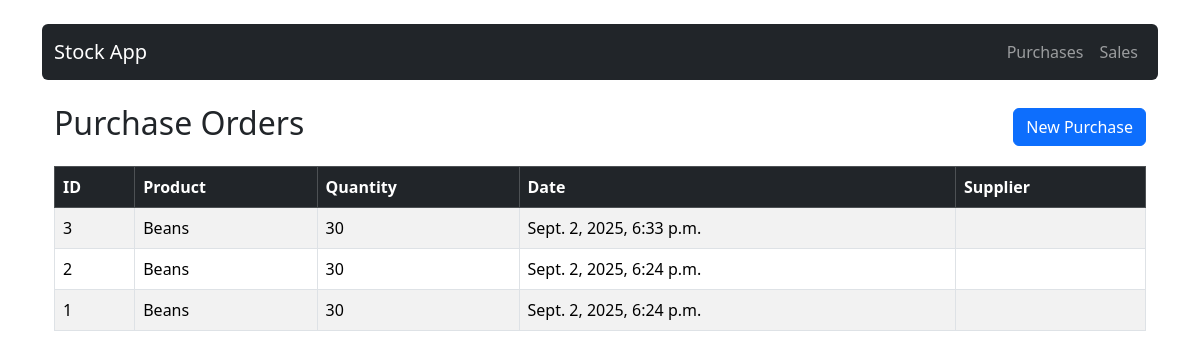
The page /api/stock/purchases/ on the database as committed earlier.
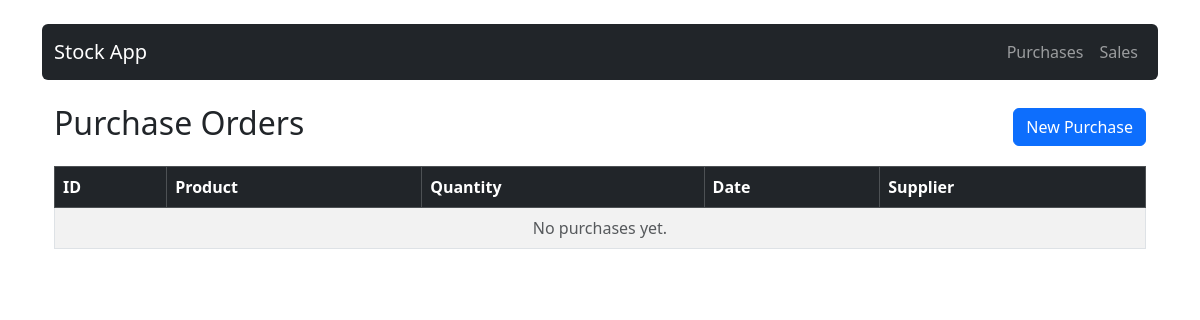
The same page on the database as committed later.
### stock/models.py (models this page shows, shortened)
class PurchaseOrder(models.Model):
    product = models.ForeignKey(Product, on_delete=models.CASCADE)# product bought
    store = models.ForeignKey(Store, on_delete=models.CASCADE)# Store the product is going
    quantity = models.PositiveIntegerField() # amount bought and must be positive
    unit_price = models.FloatField() # price per product bought
    date = models.DateTimeField(auto_now_add=True)

### inventory/models.py (models this page shows, shortened)
class Product(models.Model):
    sku = models.CharField(max_length=50, unique=True) # sku stand for stock keeping unit
    name = models.CharField(max_length=100)
    category = models.ForeignKey(
        Category,
        on_delete=models.CASCADE,          # When Category is deleted → delete all Products
        related_name="products",
        null=True
    )
    stock = models.PositiveIntegerField(default=0)
    supplier = models.ForeignKey(
        Supplier,
        on_delete=models.SET_NULL,
        null=True,
        related_name="products"
    )
    description = models.TextField(blank=True, null=True)
    unit_price = models.DecimalField(max_digits=10, decimal_places=2)
    selling_price = models.FloatField()
    barcode = models.CharField(max_length=100, blank=True, null=True)
    reorder_level = models.IntegerField(default=10)
    is_active = models.BooleanField(default=True)
    created_at = models.DateTimeField(auto_now_add=True)
    updated_at = models.DateTimeField(auto_now=True)
    class Meta:
        ordering = ['name']

### stock/views.py (the view)
# urls.py: path('purchases/', views.purchase_list, name='purchase_list'),# list of purchases
def purchase_list(request):
    purchases = PurchaseOrder.objects.all().order_by('-date')
    return render(request, "stock/purchase_list.html", {"purchases": purchases})

### stock/templates/stock/purchase_list.html (shortened to what this page needs)
{% extends "stock/base.html" %}
{% block content %}
<div class="d-flex justify-content-between align-items-center mb-3">
  <h2>Purchase Orders</h2>
  <a href="{% url 'create_purchase' %}" class="btn btn-primary">New Purchase</a>
</div>
<table class="table table-bordered table-striped">
  <thead class="table-dark">
    <tr>
      <th>ID</th>
      <th>Product</th>
      <th>Quantity</th>
      <th>Date</th>
      <th>Supplier</th>
    </tr>
  </thead>
  <tbody>
    {% for purchase in purchases %}
      <tr>
        <td>{{ purchase.id }}</td>
        <td>{{ purchase.product.name }}</td>
        <td>{{ purchase.quantity }}</td>
        <td>{{ purchase.date }}</td>
        <td>{{ purchase.supplier.name }}</td>
      </tr>
    {% empty %}
      <tr><td colspan="5" class="text-center text-muted">No purchases yet.</td></tr>
    {% endfor %}
  </tbody>
</table>
{% endblock %}

### stock/templates/stock/base.html (shortened to what this page needs)
<!DOCTYPE html>
<html lang="en">
<head>
  <link href="https://cdn.jsdelivr.net/npm/bootstrap@5.3.2/dist/css/bootstrap.min.css" rel="stylesheet">
</head>
<body class="container mt-4">
  <nav class="navbar navbar-expand-lg navbar-dark bg-dark rounded mb-4">
    <div class="container-fluid">
      <a class="navbar-brand" href="#">Stock App</a>
      <div>
        <ul class="navbar-nav me-auto mb-2 mb-lg-0">
          <li class="nav-item"><a class="nav-link" href="{% url 'purchase_list' %}">Purchases</a></li>
          <li class="nav-item"><a class="nav-link" href="{% url 'sale_list' %}">Sales</a></li>
        </ul>
      </div>
    </div>
  </nav>
  <div class="container">
    {% block content %}{% endblock %}
  </div>
</body>
</html>

Rows that differ between the two databases and show on the page:
removed PurchaseOrder: id "3", product.name "Beans", quantity "30", date "Sept. 2, 2025, 6:33 p.m."
removed PurchaseOrder: id "2", product.name "Beans", quantity "30", date "Sept. 2, 2025, 6:24 p.m."
removed PurchaseOrder: id "1", product.name "Beans", quantity "30", date "Sept. 2, 2025, 6:24 p.m."
Other text that changed with them:
text now shown: "No purchases yet."
